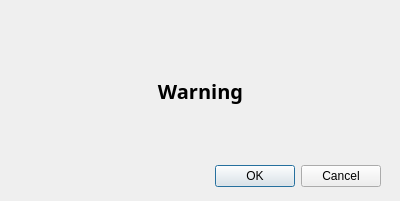
<?xml version="1.0" encoding="UTF-8"?>
<ui version="4.0">
 <class>Dialog</class>
 <widget class="QDialog" name="Dialog">
  <property name="geometry">
   <rect>
    <x>0</x>
    <y>0</y>
    <width>400</width>
    <height>201</height>
   </rect>
  </property>
  <property name="windowTitle">
   <string>Dialog</string>
  </property>
  <widget class="QDialogButtonBox" name="buttonBox">
   <property name="geometry">
    <rect>
     <x>40</x>
     <y>160</y>
     <width>341</width>
     <height>32</height>
    </rect>
   </property>
   <property name="orientation">
    <enum>Qt::Horizontal</enum>
   </property>
   <property name="standardButtons">
    <set>QDialogButtonBox::Cancel|QDialogButtonBox::Ok</set>
   </property>
  </widget>
  <widget class="QLabel" name="label">
   <property name="geometry">
    <rect>
     <x>10</x>
     <y>30</y>
     <width>381</width>
     <height>121</height>
    </rect>
   </property>
   <property name="font">
    <font>
     <family>Microsoft JhengHei Light</family>
     <pointsize>15</pointsize>
     <weight>75</weight>
     <bold>true</bold>
    </font>
   </property>
   <property name="text">
    <string>Warning</string>
   </property>
   <property name="alignment">
    <set>Qt::AlignCenter</set>
   </property>
   <property name="wordWrap">
    <bool>true</bool>
   </property>
  </widget>
 </widget>
 <resources/>
 <connections>
  <connection>
   <sender>buttonBox</sender>
   <signal>accepted()</signal>
   <receiver>Dialog</receiver>
   <slot>accept()</slot>
   <hints>
    <hint type="sourcelabel">
     <x>248</x>
     <y>254</y>
    </hint>
    <hint type="destinationlabel">
     <x>157</x>
     <y>274</y>
    </hint>
   </hints>
  </connection>
  <connection>
   <sender>buttonBox</sender>
   <signal>rejected()</signal>
   <receiver>Dialog</receiver>
   <slot>reject()</slot>
   <hints>
    <hint type="sourcelabel">
     <x>316</x>
     <y>260</y>
    </hint>
    <hint type="destinationlabel">
     <x>286</x>
     <y>274</y>
    </hint>
   </hints>
  </connection>
 </connections>
</ui>
